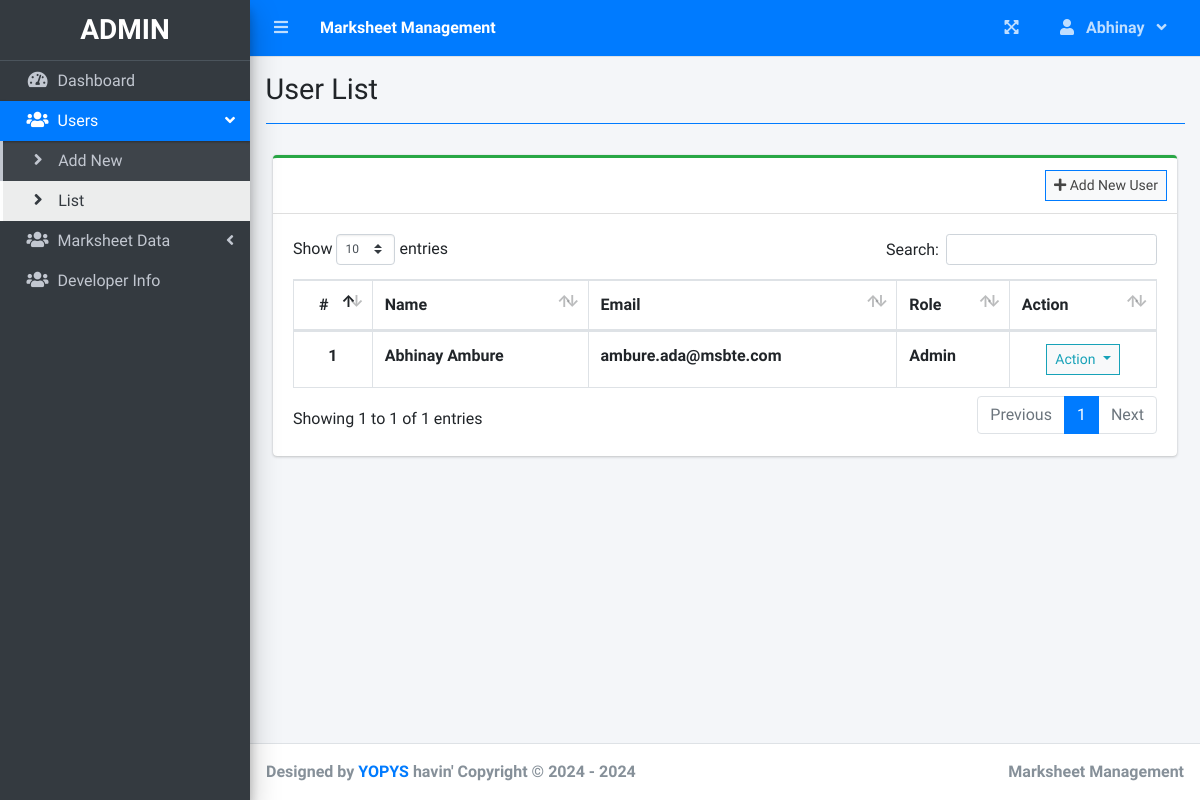
The page /index.php?page=user_list (signed in) on the database its author committed.
### tables this page shows
CREATE TABLE `users` (
  `user_id` int(11) NOT NULL,
  `user_name` text NOT NULL,
  `user_surname` text NOT NULL,
  `user_email` text NOT NULL,
  `user_password` text NOT NULL,
  `user_type_id` int(11) NOT NULL
);

### user_list.php (the view, shortened to what this page needs)
<?php include'db_connect.php' ?>
<div class="col-lg-12">
	<div class="card card-outline card-success">
		<div class="card-header">
			<div class="card-tools">
				<a class="btn btn-block btn-sm btn-default btn-flat border-primary" href="./index.php?page=new_user"><i class="fa fa-plus"></i> Add New User</a>
			</div>
		</div>
		<div class="card-body">
			<table class="table tabe-hover table-bordered" id="list">
				<thead>
					<tr>
						<th class="text-center">#</th>
						<th>Name</th>
						<th>Email</th>
						<th>Role</th>
						<th>Action</th>
					</tr>
				</thead>
				<tbody>
					<?php
					$i = 1;
					$type = array('',"Admin","Student","Room Owner", "Mess");
					$qry = $conn->query("SELECT *,concat(user_name,' ',user_surname) as name FROM users order by concat(user_name,' ',user_surname) asc");
					while($row= $qry->fetch_assoc()):
					?>
					<tr>
						<th class="text-center"><?php echo $i++ ?></th>
						<td><b><?php echo ucwords($row['name']) ?></b></td>
						<td><b><?php echo $row['user_email'] ?></b></td>
						<td><b><?php echo $type[$row['user_type_id']] ?></b></td>
						<td class="text-center">
							<button type="button" class="btn btn-default btn-sm btn-flat border-info wave-effect text-info dropdown-toggle" data-toggle="dropdown" aria-expanded="true">
		                      Action
		                    </button>
						</td>
					</tr>
				<?php endwhile; ?>
				</tbody>
			</table>
		</div>
	</div>
</div>

### rows shown on the page
users: name "Abhinay Ambure", user_email "ambure.ada@msbte.com", user_type "Admin"

### other values the page prints
$_SESSION['system']['name'] "Marksheet Management"
$_SESSION['login_user_name'] "Abhinay"
$title "User List"
